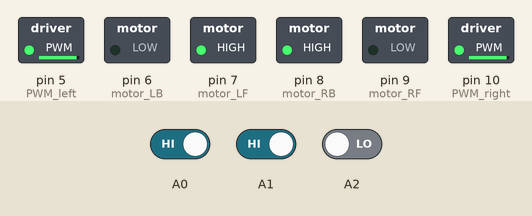
Simulated run of this sketch. Board: Arduino Uno, built with avr-gcc and run on an emulated ATmega328P. Shown: switched loads named in the sketch (green lamp = pin HIGH). The test bench sets the inputs (shaded band); at power-on: A1 HIGH, A2 LOW, A0 HIGH.

Above: at 1.2 s.
1.3 s: A1 driven LOW
At 1.8 s:
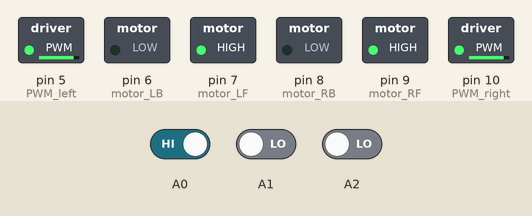
2.8 s: A1 driven HIGH
At 4.0 s:
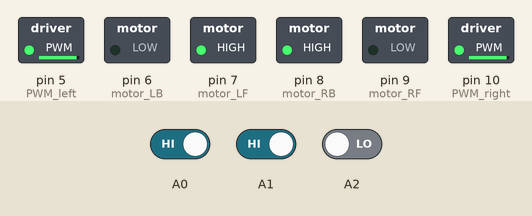
4.3 s: A2 driven HIGH
At 5.3 s:
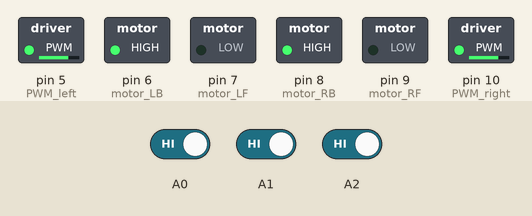
5.8 s: A0 driven LOW
At 6.4 s:
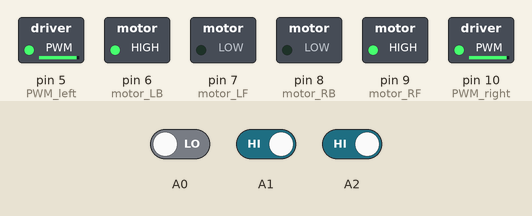
7.3 s: A0 driven HIGH
At 8.7 s:
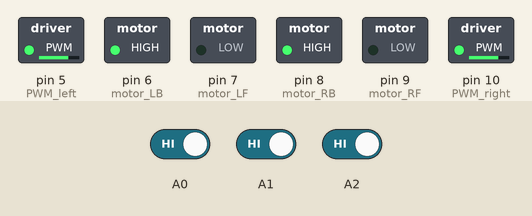
Timing chart, 0 to 9.8 s (numbered marks = the images above; inputs shaded):
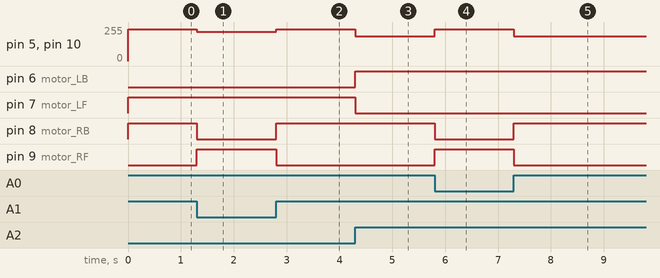

Measured:
- after the input at 1.3 s, pin 5 (PWM_left), pin 10 (PWM_right): 240/255 → 220/255 at once; pin 8 (motor_RB): HIGH → LOW at once; pin 9 (motor_RF): LOW → HIGH at once
- after the input at 2.8 s, pin 5 (PWM_left), pin 10 (PWM_right): 220/255 → 240/255 at once; pin 8 (motor_RB): LOW → HIGH at once; pin 9 (motor_RF): HIGH → LOW at once
- after the input at 4.3 s, pin 5 (PWM_left), pin 10 (PWM_right): 240/255 → 185/255 at once; pin 6 (motor_LB): LOW → HIGH at once; pin 7 (motor_LF): HIGH → LOW at once
- after the input at 5.8 s, pin 5 (PWM_left), pin 10 (PWM_right): 185/255 → 240/255 at once; pin 8 (motor_RB): HIGH → LOW at once; pin 9 (motor_RF): LOW → HIGH at once
- after the input at 7.3 s, pin 5 (PWM_left), pin 10 (PWM_right): 240/255 → 185/255 at once; pin 8 (motor_RB): LOW → HIGH at once; pin 9 (motor_RF): HIGH → LOW at once

The sketch:

LineFollower_3sensor.ino
```cpp
// Initialize right motors
int PWM_right = 10;
int motor_RB = 8;
int motor_RF = 9;

// Initialize left motors
int PWM_left = 5;
int motor_LB = 6;
int motor_LF = 7;

void setup() {
  Serial.begin(9600);

  // Set motor pins as OUTPUT
  pinMode(motor_RF, OUTPUT);
  pinMode(motor_RB, OUTPUT);
  pinMode(motor_LF, OUTPUT);
  pinMode(motor_LB, OUTPUT);
}

void loop() {
  // Read values from IR sensors
  int IR_L = digitalRead(A0);
  int IR_C = digitalRead(A1);
  int IR_R = digitalRead(A2);

  // Line following logic
  // 1 = White; 0 = Black
  if (IR_C == 0) {
    forward();
  } else if (IR_L == 0 && IR_R == 1) {
    turnleft();
  } else if (IR_L == 1 && IR_R == 0) {
    turnright();
  } else if (IR_L == 1 && IR_C == 1 && IR_R == 1) {
    backward();
  }

  // Serial output for debugging
  // Serial.print("IR_L: ");
  // Serial.print(IR_L);
  // Serial.print(" IR_C: ");
  // Serial.print(IR_C);
  // Serial.print(" IR_R: ");
  // Serial.println(IR_R);
}

void stop() {
  // Stop all motors
  digitalWrite(motor_RF, LOW);
  digitalWrite(motor_RB, LOW);
  digitalWrite(motor_LF, LOW);
  digitalWrite(motor_LB, LOW);

  // Set PWM values to 0
  analogWrite(PWM_right, 0);
  analogWrite(PWM_left, 0);
}

void forward() {
  // Move forward
  digitalWrite(motor_RF, HIGH);
  digitalWrite(motor_RB, LOW);
  digitalWrite(motor_LF, HIGH);
  digitalWrite(motor_LB, LOW);

  // Set PWM values
  analogWrite(PWM_right, 220);
  analogWrite(PWM_left, 220);
}

void backward() {
  // Move backward
  digitalWrite(motor_RF, LOW);
  digitalWrite(motor_RB, HIGH);
  digitalWrite(motor_LF, LOW);
  digitalWrite(motor_LB, HIGH);

  // Set PWM values
  analogWrite(PWM_right, 185);
  analogWrite(PWM_left, 185);
}

void turnleft() {
  // Turn left
  digitalWrite(motor_RF, HIGH);
  digitalWrite(motor_RB, LOW);
  digitalWrite(motor_LF, LOW);
  digitalWrite(motor_LB, HIGH);

  // Set PWM values
  analogWrite(PWM_right, 240);
  analogWrite(PWM_left, 240);
}

void turnright() {
  // Turn right
  digitalWrite(motor_RF, LOW);
  digitalWrite(motor_RB, HIGH);
  digitalWrite(motor_LF, HIGH);
  digitalWrite(motor_LB, LOW);

  // Set PWM values
  analogWrite(PWM_right, 240);
  analogWrite(PWM_left, 240);
}
```
